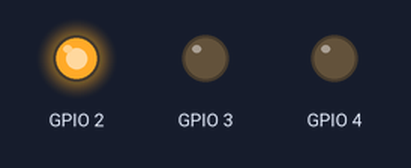
The program below on a simulated Raspberry Pi (BCM pin numbers). Parts: output pins drawn as LEDs (lit = HIGH).

Above: at 1.5 s.
At 4.5 s:
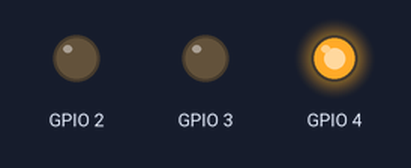
At 7.5 s:
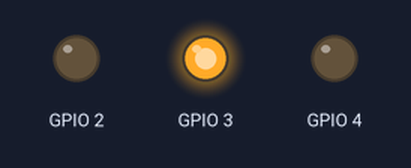
Timing chart, 0 to 11.7 s (numbered marks = the images above):
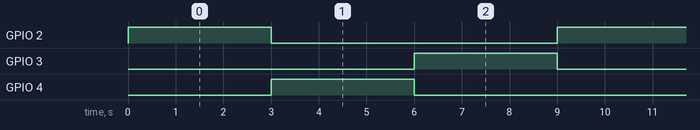

Measured:
- by itself, GPIO 2–4: alternates HIGH for 3.0 s and LOW for 6.0 s

The program:

led.py
```python
import RPi.GPIO as led
import time

led_pin = 2 #rosso
led_pin_blue = 4
led_pin_giallo = 3

led.setmode(led.BCM)
def blink(luce):
    led.setup(luce,led.OUT)
    led.output(luce, led.HIGH)
    time.sleep(3)
    led.output(luce,led.LOW)
t=0

while t < 60:
    f = blink(led_pin)
    z = blink(led_pin_blue)
    c=blink(led_pin_giallo)
    t +=1
```
